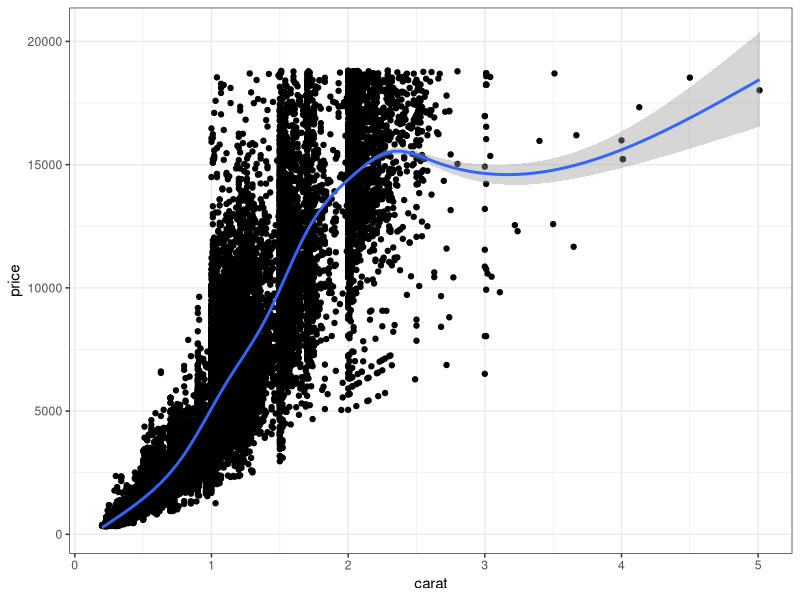

This chart was generated by the following R code:
## ---- chunk 1
library(ggplot2)
table(diamonds$color)

diamonds$col_cat <- car::recode(diamonds$color, "'D' = 'DE'; 'E' = 'DE'; 
                                     'F' = 'FG'; 'G' = 'FG';
                                     'H' = 'HIJ'; 'I' = 'HIJ'; 'J' = 'HIJ'")
table(diamonds$col_cat, diamonds$color)
## ---- chunk 2
table(diamonds$cut)
diamonds$ideal <- factor(diamonds$cut=="Ideal", labels=c("Less than Ideal", "Ideal"))
table(diamonds$ideal, diamonds$cut)
## ---- chunk 3
ggplot(diamonds, aes(x=carat, y=price)) + geom_point() + theme_bw() + geom_smooth()
cor(diamonds$carat, diamonds$price)
